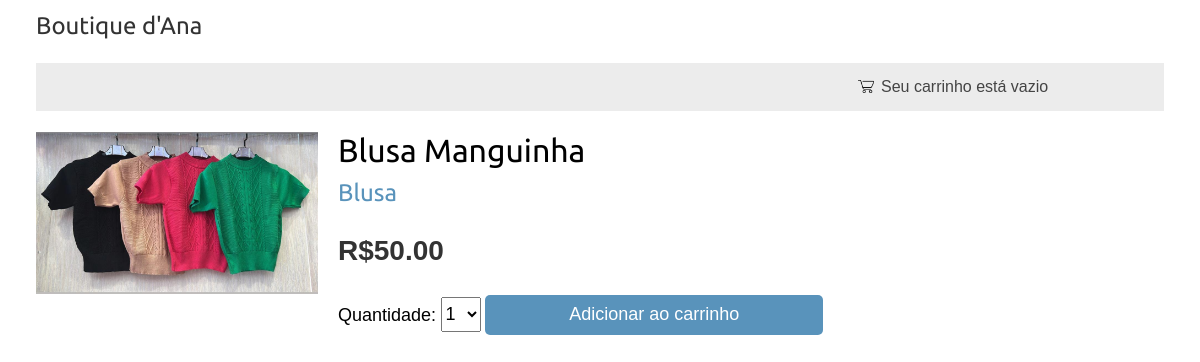
The page /16/blusa-manguinha/ on the database its author committed.
### shop/models.py (models this page shows, shortened)
class Product(models.Model):
    category = models.ForeignKey(Category,
                                 related_name='products',
                                 on_delete=models.CASCADE)
    name = models.CharField(max_length=200)
    slug = models.SlugField(max_length=200)
    image = models.ImageField(upload_to='products/%Y/%m/%d',
                              blank=True)
    description = models.TextField(blank=True)
    price = models.DecimalField(max_digits=10,
                                decimal_places=2)
    available = models.BooleanField(default=True)
    created = models.DateTimeField(auto_now_add=True)
    updated = models.DateTimeField(auto_now=True)
    stock = models.IntegerField()
    class Meta:
        ordering = ['name']
        indexes = [
            models.Index(fields=['id', 'slug']),
            models.Index(fields=['name']),
            models.Index(fields=['-created']),
        ]

class Category(models.Model):
    name = models.CharField(max_length=200)
    slug = models.SlugField(max_length=200,
                            unique=True)
    class Meta:
        ordering = ['name']
        indexes = [
            models.Index(fields=['name']),
        ]
        verbose_name = 'category'
        verbose_name_plural = 'categories'
    def __str__(self):
        return self.name
    def get_absolute_url(self):
        return reverse('shop:product_list_by_category',
                       args=[self.slug])

### shop/views.py (the view)
# urls.py: path('<int:id>/<slug:slug>/', views.product_detail,
def product_detail(request, id, slug):
    product = get_object_or_404(Product,
                                id=id,
                                slug=slug,
                                available=True)
    cart_product_form = CartAddProductForm(max_quantity=product.stock)
    return render(request,
                  'shop/product/detail.html',
                  {'product': product,
                   'cart_product_form': cart_product_form})

### cart/forms.py
class CartAddProductForm(forms.Form):
    def __init__(self, *args, **kwargs):
        max_quantity = kwargs.pop('max_quantity', 9)  # default to 9 if max_quantity is not provided
        super().__init__(*args, **kwargs)
        self.fields['quantity'] = forms.TypedChoiceField(
            label='Quantidade',
            choices=[(i, str(i)) for i in range(1, max_quantity + 1)],
            coerce=int
        )
    override = forms.BooleanField(required=False,
                                  initial=False,
                                  widget=forms.HiddenInput)

### cart/cart.py (called while the page is built)
    def __len__(self):
        return sum(item['quantity'] for item in self.cart.values())

### cart/context_processors.py (called while the page is built)
def cart(request):
    return {'cart': Cart(request)}

### shop/templates/shop/product/detail.html (shortened to what this page needs)
{% extends "shop/base.html" %}
{% load static %}
{% block content %}
  <div class="product-detail">
    <img src="{% if product.image %}{{ product.image.url }}{% else %}
    {% static "img/no_image.png" %}{% endif %}">
    <h1>{{ product.name }}</h1>
    <h2>
      <a href="{{ product.category.get_absolute_url }}">
        {{ product.category }}
      </a>
    </h2>
    <p class="price">R${{ product.price }}</p>
    <form action="{% url "cart:cart_add" product.id %}" method="post">
      {{ cart_product_form }}
      <input type="submit" value="Adicionar ao carrinho">
    </form>
  </div>
{% endblock %}

### shop/static/css/base.css (style rules this page uses)
body { margin:0; padding: 3%; padding-top:1% ; overflow: visible; font-family:helvetica, sans-serif; }
h1, h2, h3, h4, h5 , h6 { font-family: 'Ubuntu', sans-serif; font-weight:normal; }
a { text-decoration:none; color:#5993bb; }
a.button, input[type="submit"] { color:#fff; background:#5993bb; border-radius:5px; font-size:14px; border:0; }
.product-detail { text-align:justify; }
.product-detail input[type="submit"] { width: 30%; height: 100%; font-size: large; }
.product-detail label[for="id_quantity"] { font-size: 18px; padding: 0px; }
.product-detail select[id="id_quantity"] { width: 40px; height: 35px; font-size: 18px; }
.product-detail form { height: 40px; }
.product-detail .price { color:#333; font-size:28px; font-weight:bold; }
.product-detail img { width:25%; float:left; padding:0 20px 20px 0; }
.product-detail h1 { margin-bottom:0; }
.product-detail h2 { margin-top:10px; }

### rows shown on the page
Product: image (picture), name "Blusa Manguinha", category "Blusa", price "50.00"
